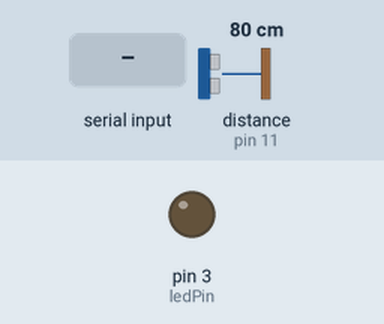
Bench run of a sketch on a simulated Arduino Uno, built with avr-gcc and run on an emulated ATmega328P. On the bench: output pins drawn as LEDs (lit = HIGH). Wiring (inferred from the names in the program): ultrasonic range finder: trigger pin 12; echo pin 11. The inputs (shaded band) are chosen by the test bench; at power-on: distance to the obstacle (sensor on pin 11) 80 cm. The echo pulse lasts 58.3 µs per cm; pins used as bus, display or sensor lines are not drawn; what the sketch prints to the serial monitor is not drawn.

Above: at 1.2 s.
1.3 s: "1" received over Serial
At 2.5 s:
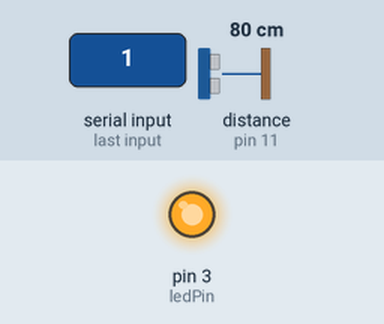
2.8 s: "0" received over Serial
At 3.2 s:
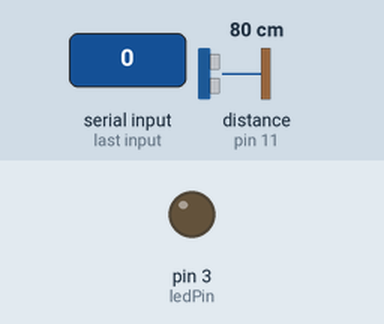
Timing chart, 0 to 5.8 s (numbered marks = the images above; inputs shaded):
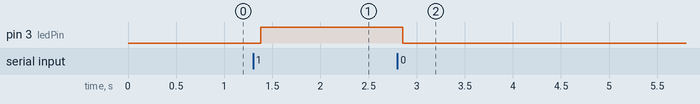

The sketch:

ProximitySensor_Bridge.ino
```cpp
// ============================================================
// Proximity Sensor Bridge
// ============================================================
// This sketch turns the Arduino into a thin "bridge" between
// the physical hardware (sensor + LED) and a Node.js server
// running on your laptop.
//
// The Arduino's only responsibilities are:
//   1. Read the HC-SR04 ultrasonic sensor and send the
//      measured distance to the laptop over serial.
//   2. Listen for commands from the laptop telling it
//      whether to turn the LED on or off.
//
// All decision-making logic (the hysteresis thresholds, when
// to turn the LED on/off) lives in the Node.js server — NOT
// here. This demonstrates an "open logic" architecture where
// the microcontroller is just an I/O interface and an external
// device handles the brains.
//
// Serial protocol:
//   Arduino → Laptop:  sends the distance in cm as a text
//                       line, e.g. "25.43\n", every 100 ms.
//   Laptop → Arduino:  sends a single character:
//                       '1' = turn LED on
//                       '0' = turn LED off
// ============================================================

// --- Pin assignments (same wiring as 01_ClosedLogic) ---
const int trigPin = 12;   // HC-SR04 Trig pin
const int echoPin = 11;   // HC-SR04 Echo pin
const int ledPin  = 3;    // LED anode (through 220 Ω resistor)

void setup() {
  // Open serial communication at 9600 baud.
  // This is the channel through which we talk to the Node.js server.
  Serial.begin(9600);

  // Configure pin directions — identical to the closed-logic version.
  pinMode(trigPin, OUTPUT);
  pinMode(echoPin, INPUT);
  pinMode(ledPin, OUTPUT);
}

void loop() {
  // --- Step 1: Read the HC-SR04 sensor ---
  // This part is identical to 01_ClosedLogic. We send a 10 µs
  // trigger pulse and measure the echo return time.
  digitalWrite(trigPin, LOW);
  delayMicroseconds(5);

  digitalWrite(trigPin, HIGH);
  delayMicroseconds(10);
  digitalWrite(trigPin, LOW);

  long duration = pulseIn(echoPin, HIGH);

  // Convert the round-trip time to a one-way distance in cm.
  float distance = duration * 0.0343 / 2;

  // --- Step 2: Send the distance to the laptop ---
  // We print it as a plain-text line. The Node.js server will
  // parse each line as a floating-point number.
  Serial.println(distance);

  // --- Step 3: Check for LED commands from the laptop ---
  // If the Node.js server has sent any bytes, read them.
  // '1' means turn the LED on, '0' means turn it off.
  // We use a while loop to drain the buffer in case multiple
  // characters have arrived since our last check.
  while (Serial.available() > 0) {
    char command = Serial.read();

    if (command == '1') {
      digitalWrite(ledPin, HIGH);   // LED on
    } else if (command == '0') {
      digitalWrite(ledPin, LOW);    // LED off
    }
    // Any other characters are ignored.
  }

  // Wait before the next reading cycle.
  delay(100);
}
```

Measured:
- after the input at 1.3 s, pin 3 (ledPin): LOW → HIGH after 0.08 s
- after the input at 2.8 s, pin 3 (ledPin): HIGH → LOW after 0.06 s
